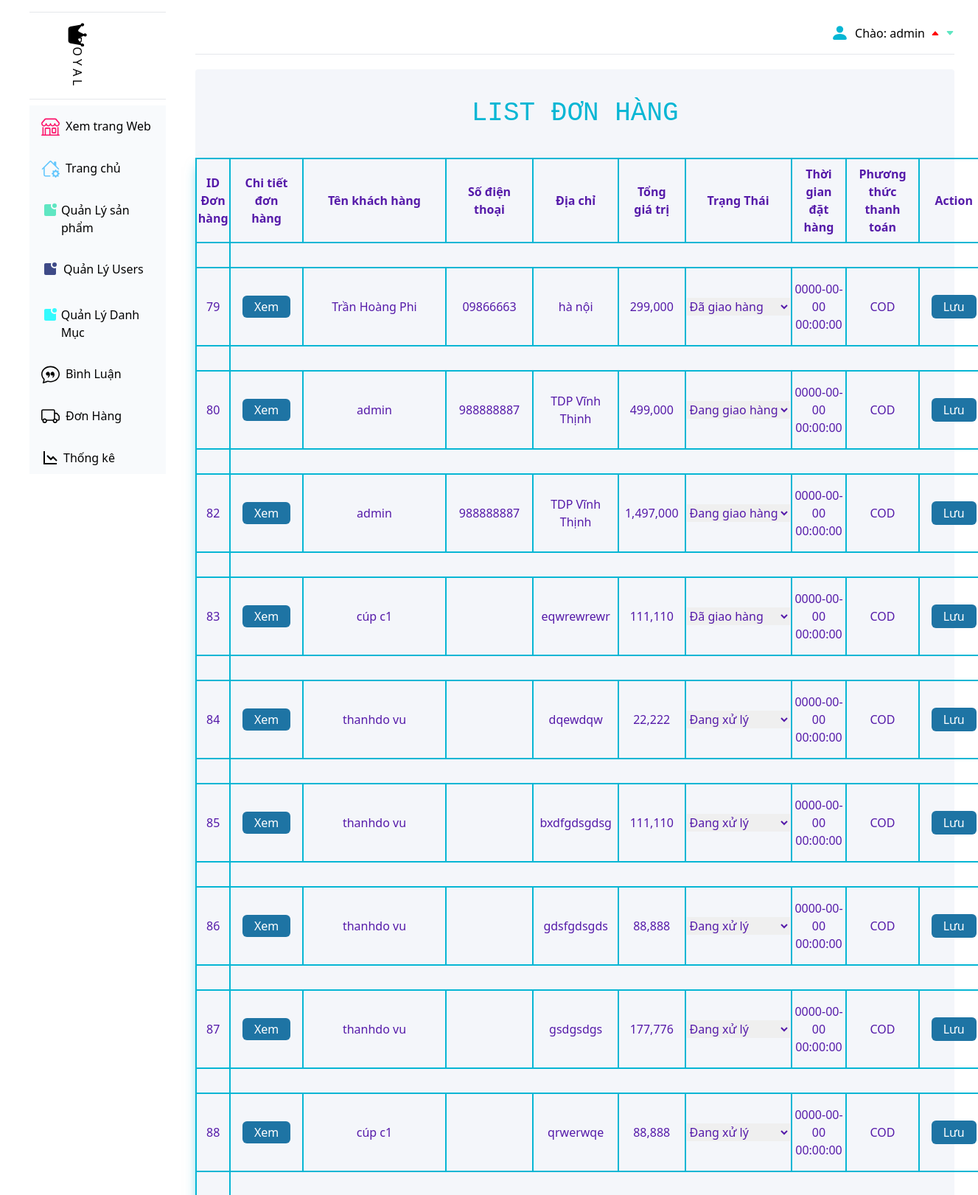
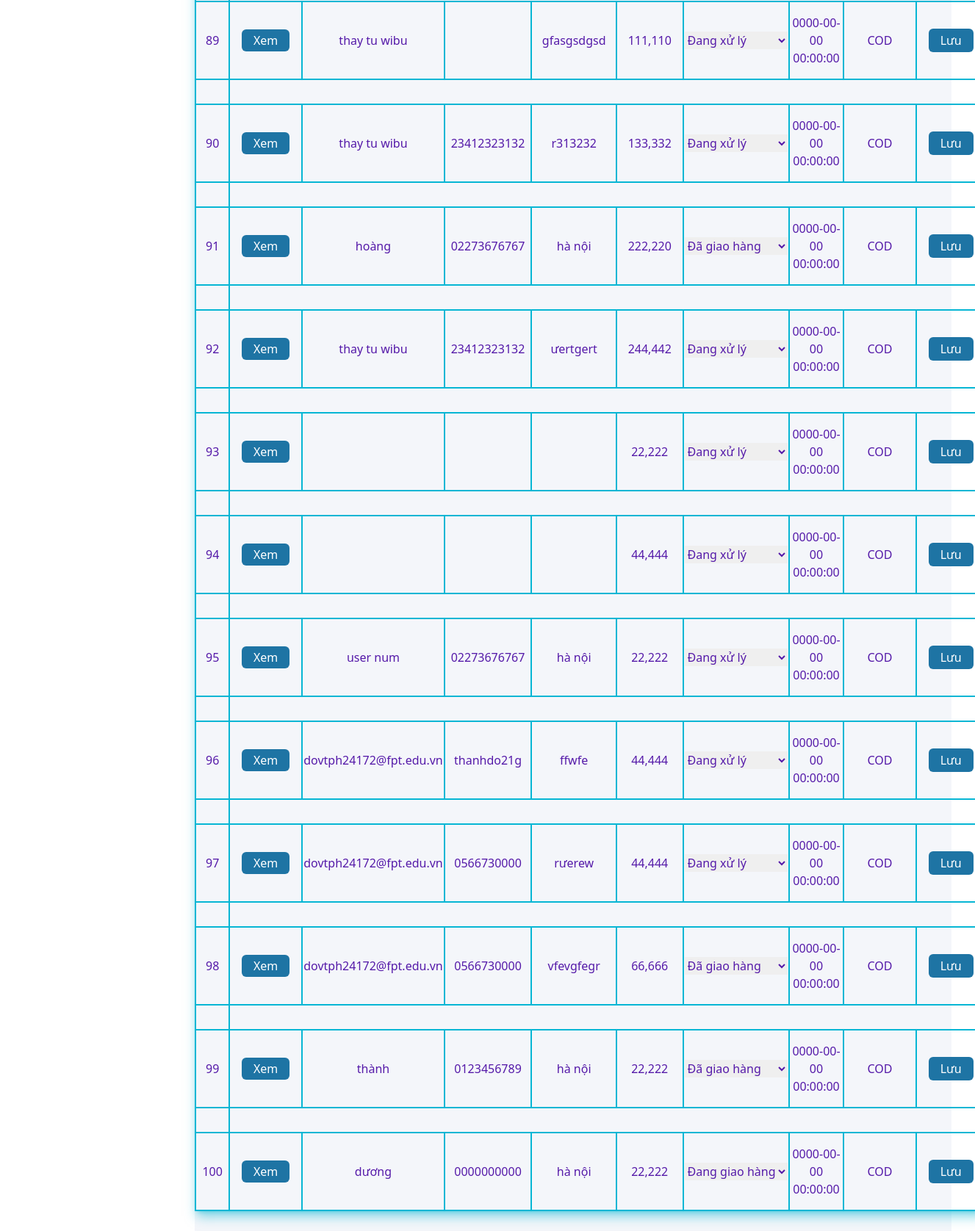
Screenshot of /admin/index.php?act=listorder (signed in) with the database file from the repository (2 pictures, top to bottom).
### tables this page shows
CREATE TABLE `order` (
  `id` int(11) NOT NULL,
  `id_user` int(11) DEFAULT NULL,
  `code_cart` varchar(11) NOT NULL,
  `status` tinyint(2) NOT NULL,
  `total` int(11) DEFAULT NULL,
  `time` timestamp NOT NULL DEFAULT current_timestamp(),
  `ship_address` varchar(255) DEFAULT NULL,
  `ship_name_user` varchar(255) DEFAULT NULL,
  `ship_phone_user` varchar(255) DEFAULT NULL,
  `pttt` varchar(11) DEFAULT NULL
);

### guest/pdo.php (called while the page is built, shortened)
<?php
function pdo_get_connection()
{
    $dburl = "mysql:host=localhost;dbname=duan1;charset=utf8";
    $username = 'root';
    $password = '';
    $conn = new PDO($dburl, $username, $password);
    $conn->setAttribute(PDO::ATTR_ERRMODE, PDO::ERRMODE_EXCEPTION);
    return $conn;
}
function pdo_query($sql)
{
    $sql_args = array_slice(func_get_args(), 1);
    try {
        $conn = pdo_get_connection();
        $stmt = $conn->prepare($sql);
        $stmt->execute($sql_args);
        $rows = $stmt->fetchAll();
        return $rows;
    } catch (PDOException $e) {
        throw $e;
    } finally {
        unset($conn);
    }
}

### guest/order.php (called while the page is built, shortened)
<?php
function loadall_order_admin()
{
    $sql = "SELECT * FROM `order`";
    $bill = pdo_query($sql);
    return $bill;
}
function checkstatus(){
   return $status = [[0,'Đơn hàng mới'],[1,'Đang xử lý'],[2,'Đang giao hàng'],[3,'Đã giao hàng']];
}

### admin/order/listorder.php (the view, shortened to what this page needs)
            <div class="home mt-5   py-10 mr-8 bg-[#F4F6FA] h-auto rounded">
                <div class="">
                    <h1 class="text-center text-cyan-500 pb-10  text-4xl "
                        style="font-family: 'Courier New', Courier, monospace">LIST ĐƠN HÀNG</h1>
                    <table class="table border-2 border-cyan-500 shadow-lg shadow-cyan-500/50 mx-auto">
                        <tr class="border-2 border-cyan-500  text-[#551AA9] ">
                            <th class="border-2 border-cyan-500   py-2">ID Đơn hàng</th>
                            <th class="border-2 border-cyan-500 px-4 py-2">Chi tiết đơn hàng</th>
                            <th class="border-2 border-cyan-500 px-4 py-2">Tên khách hàng</th>
                            <th class="border-2 border-cyan-500 px-4 py-2">Số điện thoại</th>
                            <th class="border-2 border-cyan-500 px-4 py-2">Địa chỉ</th>
                            <th class="border-2 border-cyan-500 px-4 py-2">Tổng giá trị</th>
                            <th class="border-2 border-cyan-500 px-4 py-2">Trạng Thái</th>
                            <th class="border-2 border-cyan-500 px-4 py-2">Thời gian đặt hàng</th>
                            <th class="border-2 border-cyan-500 px-4 py-2">Phương thức thanh toán</th>
                            <th class="border-2 border-cyan-500 px-4 py-2">
                                Action
                            </th>
                        </tr>
                        <?php  $tong = 0;
                         foreach($order as $order){
                           $pttt = $order['pttt'];
                     echo '
                     <form  action="index.php?act=status" method="post">
                        <tr class="text-[#551AA9] space-x-4">
                     <td class="border-2 border-cyan-500 py-4 px-2 text-center">
                     <tr class="text-[#551AA9] space-x-4">
                            <td class="border-2 border-cyan-500 py-4 px-2 text-center">
                            '.$order['id'].'
                            </td>
                            <td class="border-2 border-cyan-500 py-4 px-2 text-center">
                            <a class="py-1 px-4 bg-[#1E74A4] hover:bg-[#BAAACE] hover:text-white text-white rounded-md mx-2"
                            href="index.php?act=detail_order&code_cart='.$order['code_cart'].'">Xem</a>
                            </td>
                            <td class="border-2 border-cyan-500 py-4  text-center">
                            '.$order['ship_name_user'].'
                            </td>
                            <td class="border-2 border-cyan-500 py-4 px-2 text-center">
                            '.$order['ship_phone_user'].'
                            </td>
                            <td class="border-2 border-cyan-500 py-4 px-2 text-center">
                            '.$order['ship_address'].'
                            </td>
                            <td class="border-2 border-cyan-500 py-2 px-2 text-center
                            ">
                            '.number_format($order['total']).'
                            </td>
                            <td class="border-2 border-cyan-500 py-4  text-center">
                            <select name="status"> ';
                            $liststatus = checkstatus();
                            foreach($liststatus as $liststatus){
                                if($order['status'] == $liststatus['0']){
                                    echo'
                               <option selected="selected" value="'.$liststatus[0].'">'.$liststatus[1].'</option>
                                    ';
                                }
                                else{
                                    echo'
                               <option value="'.$liststatus[0].'">'.$liststatus[1].'</option>
                                    ';
                                }
                            }
                            echo '
                        </select>
                            </td>
                            <td class="border-2 border-cyan-500 py-4  text-center">
                            '.$order['time'].'
                            </td>
                            <td class="border-2 border-cyan-500 py-4  text-center">
                            '.$pttt.'
                            <td class="border-2 border-cyan-500 py-4 px-2 text-center">
                                    <input type="hidden" name="id" value="'.$order['id'].'">
                                    <input class="py-1 px-4 bg-[#1E74A4] hover:bg-[#BAAACE] hover:text-white text-white rounded-md mx-2" type="submit" name="luu" value="Lưu">
                            </td>
                        </tr>
                        </td>
        </tr>
        </form>
        ';} ?>
                    </table>
                </div>
            </div>
        </div>
    </div>
</body>
</html>

### rows the page displays
order: id "79", ship_name_user "Trần Hoàng Phi", ship_phone_user "09866663", ship_address "hà nội", total "299,000", status "Đã giao hàng", time "0000-00-00 00:00:00", pttt "COD"
order: id "80", ship_name_user "admin", ship_phone_user "988888887", ship_address "TDP Vĩnh Thịnh", total "499,000", status "Đang giao hàng", time "0000-00-00 00:00:00", pttt "COD"
order: id "82", ship_name_user "admin", ship_phone_user "988888887", ship_address "TDP Vĩnh Thịnh", total "1,497,000", status "Đang giao hàng", time "0000-00-00 00:00:00", pttt "COD"
order: id "83", ship_name_user "cúp c1", ship_address "eqwrewrewr", total "111,110", status "Đã giao hàng", time "0000-00-00 00:00:00", pttt "COD"
order: id "84", ship_name_user "thanhdo vu", ship_address "dqewdqw", total "22,222", status "Đang xử lý", time "0000-00-00 00:00:00", pttt "COD"
order: id "85", ship_name_user "thanhdo vu", ship_address "bxdfgdsgdsg", total "111,110", status "Đang xử lý", time "0000-00-00 00:00:00", pttt "COD"
order: id "86", ship_name_user "thanhdo vu", ship_address "gdsfgdsgds", total "88,888", status "Đang xử lý", time "0000-00-00 00:00:00", pttt "COD"
order: id "87", ship_name_user "thanhdo vu", ship_address "gsdgsdgs", total "177,776", status "Đang xử lý", time "0000-00-00 00:00:00", pttt "COD"
order: id "88", ship_name_user "cúp c1", ship_address "qrwerwqe", total "88,888", status "Đang xử lý", time "0000-00-00 00:00:00", pttt "COD"
order: id "89", ship_name_user "thay tu wibu", ship_address "gfasgsdgsd", total "111,110", status "Đang xử lý", time "0000-00-00 00:00:00", pttt "COD"
order: id "90", ship_name_user "thay tu wibu", ship_phone_user "23412323132", ship_address "r313232", total "133,332", status "Đang xử lý", time "0000-00-00 00:00:00", pttt "COD"
order: id "91", ship_name_user "hoàng", ship_phone_user "02273676767", ship_address "hà nội", total "222,220", status "Đã giao hàng", time "0000-00-00 00:00:00", pttt "COD"
order: id "92", ship_name_user "thay tu wibu", ship_phone_user "23412323132", ship_address "ưertgert", total "244,442", status "Đang xử lý", time "0000-00-00 00:00:00", pttt "COD"
order: id "93", total "22,222", status "Đang xử lý", time "0000-00-00 00:00:00", pttt "COD"
order: id "94", total "44,444", status "Đang xử lý", time "0000-00-00 00:00:00", pttt "COD"
order: id "95", ship_name_user "user num", ship_phone_user "02273676767", ship_address "hà nội", total "22,222", status "Đang xử lý", time "0000-00-00 00:00:00", pttt "COD"
order: id "96", ship_name_user "dovtph24172@fpt.edu.vn", ship_phone_user "thanhdo21g", ship_address "ffwfe", total "44,444", status "Đang xử lý", time "0000-00-00 00:00:00", pttt "COD"
order: id "97", ship_name_user "dovtph24172@fpt.edu.vn", ship_phone_user "0566730000", ship_address "rưerew", total "44,444", status "Đang xử lý", time "0000-00-00 00:00:00", pttt "COD"
order: id "98", ship_name_user "dovtph24172@fpt.edu.vn", ship_phone_user "0566730000", ship_address "vfevgfegr", total "66,666", status "Đã giao hàng", time "0000-00-00 00:00:00", pttt "COD"
order: id "99", ship_name_user "thành", ship_phone_user "0123456789", ship_address "hà nội", total "22,222", status "Đã giao hàng", time "0000-00-00 00:00:00", pttt "COD"
order: id "100", ship_name_user "dương", ship_phone_user "0000000000", ship_address "hà nội", total "22,222", status "Đang giao hàng", time "0000-00-00 00:00:00", pttt "COD"

### other values shown
$_SESSION['dangky'] "admin"
